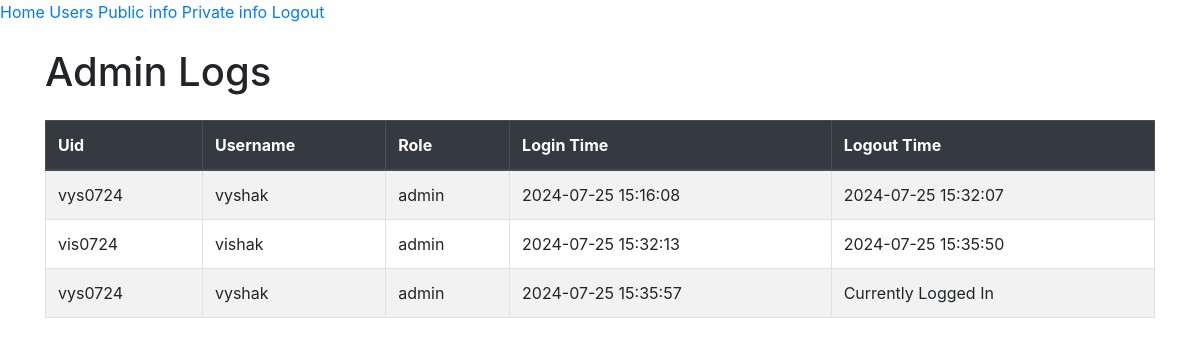
Page /admin/index (signed in) on the committed database.
### app/models.py (models this page shows)
class AdminLog(db.Model):
    id = db.Column(db.Integer, primary_key=True)
    uid = db.Column(db.String(50), nullable=False)
    username = db.Column(db.String(50), nullable=False)
    role = db.Column(db.String(50), nullable=False)
    login_time = db.Column(db.DateTime, nullable=True)
    logout_time = db.Column(db.DateTime, nullable=True)

### app/routes/admin.py (the view)
@login_required
@admin.route('/')
@admin.route('/index')
def index():
    if not current_user.is_authenticated:
        return redirect(url_for("admin.admin_auth"))
    admin_logs = AdminLog.query.all()
    return render_template('admin/admin_index.html', logs=admin_logs)

### app/__init__.py (called while the page is built)
@login_manager.user_loader
def load_user(uid):
    return User.query.get(uid)

### app/templates/admin/admin_index.html (shortened to what this page needs)
{% extends 'admin/admin_base.html' %}
{% block content %}
<div class="container mt-4">
    <h1 class="mb-4">Admin Logs</h1>
    <table id="admin-logs-table" class="table table-striped table-bordered text-nowrap">
        <thead class="thead-dark">
            <tr>
                <th>Uid</th>
                <th>Username</th>
                <th>Role</th>
                <th>Login Time</th>
                <th>Logout Time</th>
            </tr>
        </thead>
        <tbody>
            {% for log in logs %}
            <tr id="log-{{ log.id }}">
                <td>{{ log.uid }}</td>
                <td>{{ log.username }}</td>
                <td>{{ log.role }}</td>
                <td>{{ log.login_time.strftime('%Y-%m-%d %H:%M:%S') }}</td>
                <td>
                    {% if log.logout_time %}
                        {{ log.logout_time.strftime('%Y-%m-%d %H:%M:%S') }}
                    {% else %}
                        Currently Logged In
                    {% endif %}
                </td>
            </tr>
            {% endfor %}
        </tbody>
    </table>
</div>
{% endblock %}

### app/templates/admin/admin_base.html (shortened to what this page needs)
<!DOCTYPE html>
<html>
    <head>
        <link href="https://stackpath.bootstrapcdn.com/bootstrap/4.5.2/css/bootstrap.min.css" rel="stylesheet">
    </head>
    <body>
        <nav>
            <a href="{{ url_for('admin.index') }}">Home</a>
            <a href="{{ url_for('admin.users') }}">Users</a>
            <a href="">Public info</a>
            <a href="">Private info</a>
            <a href="{{url_for('auth.admin_logout')}}">Logout</a>
        </nav>
        {% block content %}{% endblock %}
    </body>
</html>

### rows in the picture
AdminLog: uid "vys0724", username "vyshak", role "admin", login_time "2024-07-25 15:16:08", logout_time "2024-07-25 15:32:07"
AdminLog: uid "vis0724", username "vishak", role "admin", login_time "2024-07-25 15:32:13", logout_time "2024-07-25 15:35:50"
AdminLog: uid "vys0724", username "vyshak", role "admin", login_time "2024-07-25 15:35:57", shows "Currently Logged In"
